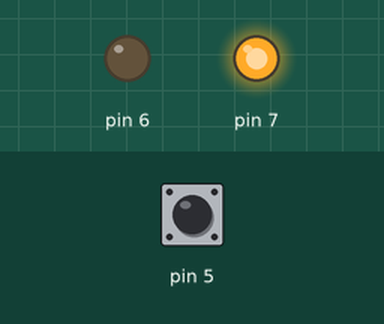
The sketch below on a simulated Arduino Uno, built with avr-gcc and run on an emulated ATmega328P. On the bench: output pins drawn as LEDs (lit = HIGH). The inputs (shaded band) are chosen by the test bench; at power-on: pin 5 HIGH.

Above: at 1.2 s.
1.3 s: pin 5 pulled LOW for 0.15 s
At 1.37 s:
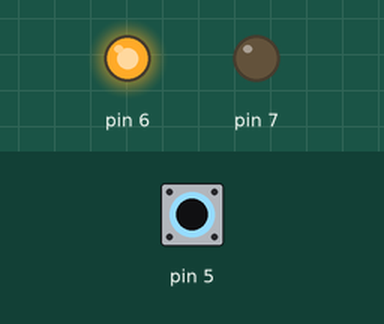
2.9 s: pin 5 pulled LOW for 3.2 s
At 7.3 s:
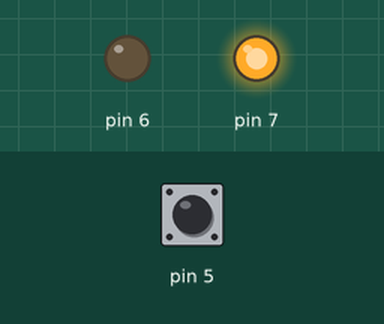
Timing chart, 0 to 8.8 s (numbered marks = the images above; inputs shaded):
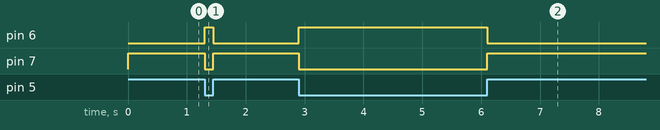

Measured:
- after the input at 1.3 s, pin 6: LOW → HIGH at once, → LOW 0.15 s later; pin 7: HIGH → LOW at once, → HIGH 0.15 s later
- after the input at 2.9 s, pin 6: LOW → HIGH at once, → LOW 3.2 s later; pin 7: HIGH → LOW at once, → HIGH 3.2 s later

The sketch:

magnetic_sensor_led.ino
```cpp
// the setup function runs once when you press reset or power the board
void setup() {
  // initialize digital pin LED_BUILTIN as an output.
  pinMode(5, INPUT_PULLUP);
  pinMode(6, OUTPUT);
  pinMode(7, OUTPUT);
}

// the loop function runs over and over again forever
void loop() {

  int prox = digitalRead(5);

  if (prox == 0){
    digitalWrite(6, 1);
    digitalWrite(7, 0);
  }
  else {
    digitalWrite(7, 1);
    digitalWrite(6, 0);
  }
}
```
